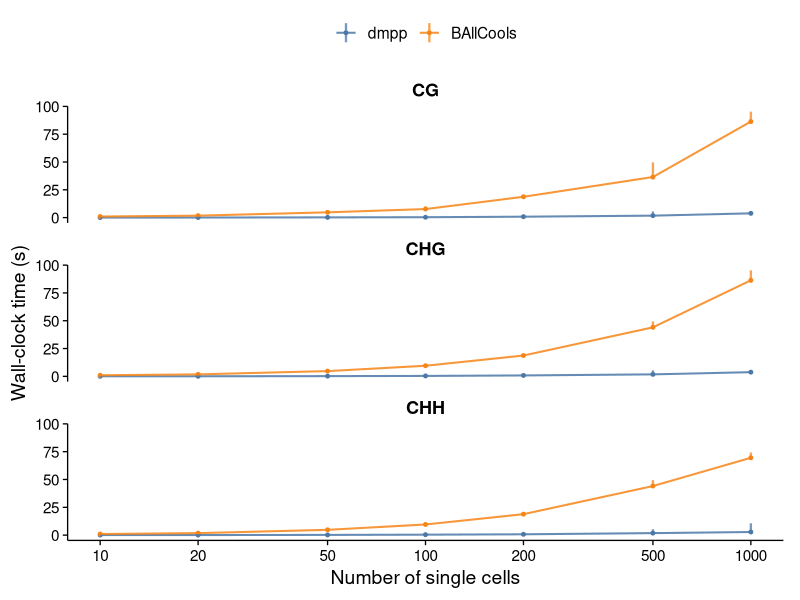
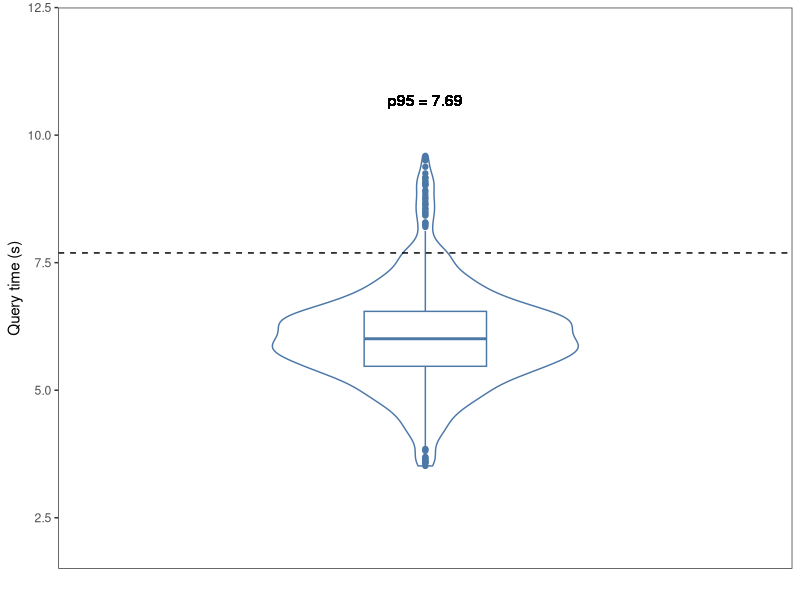

The R source for these figures, in order:
library(ggplot2)
library(tidyverse)
library(scales)

query_time <- read.table("fig_4/data/query_time.all.tsv",
                         header = T) %>%
  filter(exit_status == 0) %>%
  mutate(elapsed_sec = as.numeric(elapsed_sec),
         sample_number = as.character(sample_size),
         tool = factor(tool, levels = c("dmpp_list", "ballc")))

query_time2 <- query_time %>%
  mutate(
    elapsed_sec = as.numeric(elapsed_sec),
    sample_size = as.numeric(sample_size),
    sample_number = factor(
      sample_size,
      levels = c(10, 20, 50, 100, 200, 500, 1000)
    ),
    context = factor(context, levels = c("CG", "CHG", "CHH")),
    tool = factor(
      tool,
      levels = c("dmpp_list", "ballc"),
      labels = c("dmpp", "BAllCools"))) %>%
  filter(exit_status == 0, !is.na(elapsed_sec), elapsed_sec > 0)


plot_df <- query_time2 %>%
  mutate(sample_size = as.numeric(sample_size),
         tool = factor(tool, levels = c("dmpp", "BAllCools"))) %>%
  group_by(context, sample_size, tool) %>%
  summarise(n = n(),
            p5 = quantile(elapsed_sec, 0.05, na.rm = TRUE),
            median = median(elapsed_sec, na.rm = TRUE),
            p95 = quantile(elapsed_sec, 0.95, na.rm = TRUE),
            .groups = "drop")

p <- ggplot(plot_df, aes(x = sample_size, y = median, 
                         color = tool, group = tool)) +
  geom_point(size = 1) +
  geom_linerange(aes(ymin = p5, ymax = p95), linewidth = 0.8,
                 alpha = 0.75) +
  geom_line(linewidth = 0.7, alpha = 0.85) +
  scale_x_log10(breaks = sort(unique(plot_df$sample_size)))+
  facet_wrap(. ~context, nrow=3) +
  scale_color_manual(values = c("dmpp" = "#4C78A8","BAllCools" = "#F58518"))+
  labs(x = "Number of single cells",
       y = "Wall-clock time (s)", fill = NULL, color = NULL) +
  theme_classic(base_size = 14) +
  theme(
    strip.background = element_blank(),
    strip.text = element_text(size = 13, face = "bold", color = "black"),
    axis.text.x = element_text(size = 11, color = "black"),
    axis.text.y = element_text(size = 11, color = "black"),
    axis.line = element_line(linewidth = 0.45, color = "black"),
    axis.ticks = element_line(linewidth = 0.45, color = "black"),
    legend.position = "top",
    panel.spacing.x = unit(1.0, "lines"),
    plot.margin = margin(8, 12, 8, 8)
  )

pdf("fig_4/fig_4a.pdf", height = 9,  width = 4)
p
dev.off()

p95.df <- query_time2 %>%
  group_by(tool, context, sample_size) %>%
  summarise(P95 = quantile(elapsed_sec, 0.95, names = FALSE), .groups = "drop")

speedup.tbl <- p95.df %>%
  mutate(dmpp_P95 = P95[tool == "dmpp"], .by = c(context, sample_size)) %>%
  filter(tool != "dmpp") %>%
  mutate(
    P95 = round(P95, 2),
    dmpp_P95 = round(dmpp_P95, 2),
    speedup_vs_dmpp = round(P95 / dmpp_P95, 1)
  ) %>%
  arrange(context, sample_size, tool)

write.table(speedup.tbl, "fig_4/query_context_summary.tsv",
            quote = F, sep = "\t", row.names = F, col.names = T)


query_df <- read.table("fig_4/data/gene_query_n1000_c1_20260607_134038.tsv",
                       sep = "\t", header = T)
query_df <- subset(query_df, phase != "warmup")
p95 <- quantile(query_df$seconds, 0.95, names = FALSE)
p <- ggplot(query_df, aes(x=phase, y=seconds))+
  geom_violin(width=0.5, color="#4C78A8")+
  geom_boxplot(width=0.2, color="#4C78A8")+
  geom_hline(yintercept = p95, linetype="dashed")+
  geom_text(aes(x=phase, y=p95+3),label=paste0("p95 = ", round(p95,2)))+
  ylim(2,12)+
  xlab("")+ylab("Query time (s)")+
  theme_bw()+
  theme(panel.grid = element_blank(),
        axis.text.x = element_blank(),
        axis.ticks.x = element_blank())

pdf("fig_4/fig_4b.pdf", width = 2.5, height = 3)
p
dev.off()
